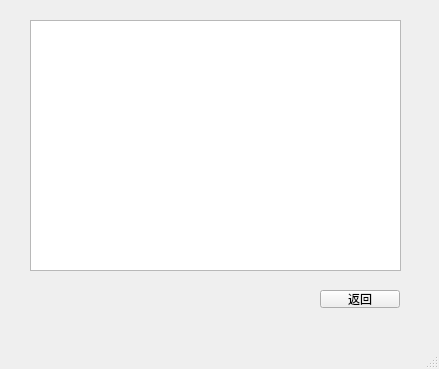
<?xml version="1.0" encoding="UTF-8"?>
<ui version="4.0">
 <class>Query</class>
 <widget class="QMainWindow" name="Query">
  <property name="geometry">
   <rect>
    <x>0</x>
    <y>0</y>
    <width>439</width>
    <height>369</height>
   </rect>
  </property>
  <property name="windowTitle">
   <string>MainWindow</string>
  </property>
  <widget class="QWidget" name="centralwidget">
   <widget class="QTableView" name="tableView">
    <property name="geometry">
     <rect>
      <x>30</x>
      <y>20</y>
      <width>371</width>
      <height>251</height>
     </rect>
    </property>
   </widget>
   <widget class="QPushButton" name="back6">
    <property name="geometry">
     <rect>
      <x>320</x>
      <y>290</y>
      <width>80</width>
      <height>18</height>
     </rect>
    </property>
    <property name="text">
     <string>返回</string>
    </property>
   </widget>
  </widget>
  <widget class="QMenuBar" name="menubar">
   <property name="geometry">
    <rect>
     <x>0</x>
     <y>0</y>
     <width>439</width>
     <height>17</height>
    </rect>
   </property>
  </widget>
  <widget class="QStatusBar" name="statusbar"/>
 </widget>
 <resources/>
 <connections/>
</ui>
